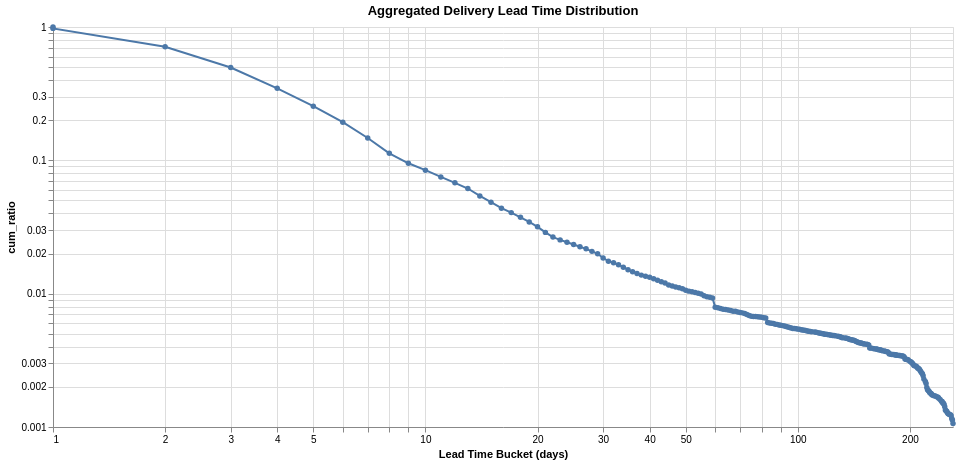

Notebook source saved alongside this figure:
### Code cell
pdf = (
    operations.pipe(complete_operations)
    .group_by("id")
    .agg(
        start=pl.col("Heure_Syst_Oper").first(),
        end=pl.col("Heure_Syst_Oper").last(),
    )
    .with_columns((pl.col("end") - pl.col("start")).dt.total_days().alias("lead_days"))
    .with_columns((pl.col("lead_days") // 1 * 1).alias("bucket_days"))
    .group_by("bucket_days")
    .agg(pl.len().alias("count"))
    .sort("bucket_days")
    .with_columns(
        cum_count=pl.col("count").cum_sum(reverse=True),
        ratio=pl.col("count") / pl.col("count").sum(),
        cum_ratio=pl.col("count").cum_sum(reverse=True) / pl.col("count").sum(),
    )
    .filter(pl.col("cum_ratio").ge(0.001))
    .to_pandas()
)


chart = (
    alt.Chart(pdf)
    .mark_line(point=True)
    .encode(
        x=alt.X("bucket_days:Q", title="Lead Time Bucket (days)").scale(
            domainMin=1,
            type="log",
        ),
        y=alt.Y("cum_ratio:Q", title="cum_ratio").scale(
            # domainMin=0.001,
            type="log",
        ),
        tooltip=[
            alt.Tooltip("bucket_days:Q", title="days"),
            alt.Tooltip("cum_ratio:Q", title="cum_ratio"),
            alt.Tooltip("count:Q", title="count"),
        ],
    )
    .properties(
        width=900, height=400, title="Aggregated Delivery Lead Time Distribution"
    )
)

chart

### Figure 1 — Vega-Lite specification as saved in the notebook (floating-point values rounded to 4 significant figures; data arrays with more than 128 entries replaced by an {"elided": "..."} marker saying what was removed)
{"config": {"view": {"continuousWidth": 300, "continuousHeight": 300}}, "data": {"name": "data-15df6b5365da734c875ee5a842dab7a0"}, "mark": {"type": "line", "point": true}, "encoding": {"tooltip": [{"field": "bucket_days", "title": "days", "type": "quantitative"}, {"field": "cum_ratio", "title": "cum_ratio", "type": "quantitative"}, {"field": "count", "title": "count", "type": "quantitative"}], "x": {"field": "bucket_days", "scale": {"domainMin": 1, "type": "log"}, "title": "Lead Time Bucket (days)", "type": "quantitative"}, "y": {"field": "cum_ratio", "scale": {"type": "log"}, "title": "cum_ratio", "type": "quantitative"}}, "height": 400, "title": "Aggregated Delivery Lead Time Distribution", "width": 900, "$schema": "https://vega.github.io/schema/vega-lite/v6.4.1.json", "datasets": {"data-15df6b5365da734c875ee5a842dab7a0": {"elided": "240 records"}}}
